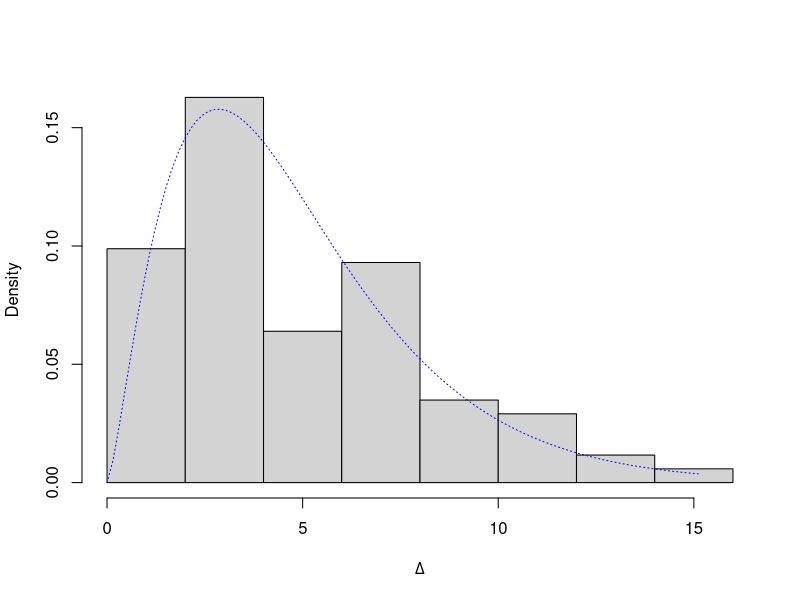

Write R code to recreate this figure.
## ---- chunk 1
Delta=scan("../output/LLRT.txt")
conv=scan("../output/conv.txt")
mean(conv)
Delta=Delta[conv==1]
d=mean(Delta)
hist(Delta,prob=T,xlab=expression(Delta),main="")
x=seq(0,max(Delta)+1,length=100)
lines(x,dchisq(x,d),col="blue",lty=3)
